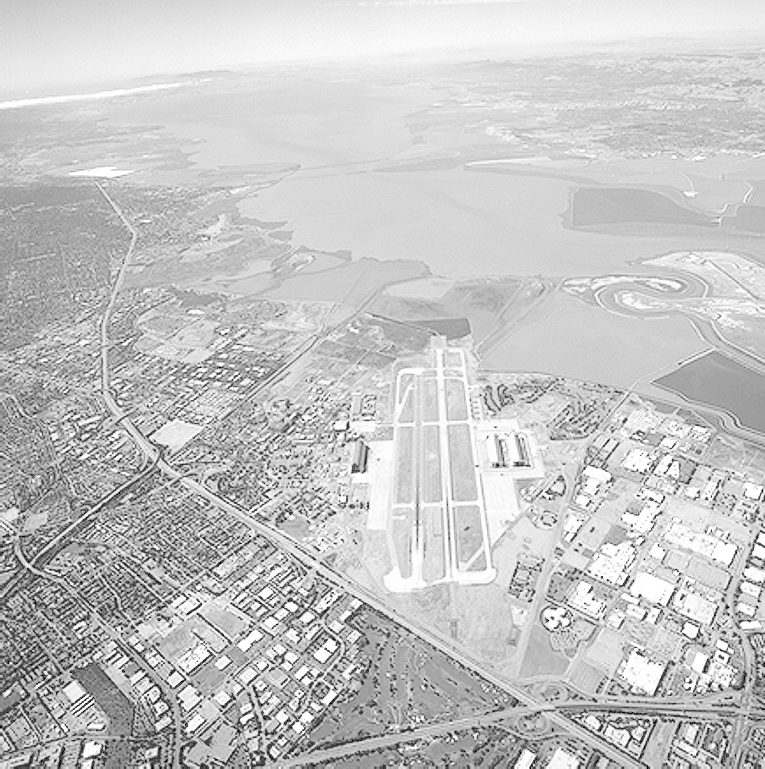
#> input picture lab_4/aerial.tif, 765 x 769 px
$ python task2.py
#> lines starting #> are read from the running program, lines starting #| are printed output that depends on the picture
import tkinter
from tkinter import *
import cv2
from matplotlib import pyplot as plt
import numpy as np

def show_values(img):
    height, width = img.shape[:2]

    print(height)
    print(width)
    c = 255 / (np.log(1 + np.max(img)))

    for y in range(width):
        for x in range(height):
            img[x][y] = 1 * pow(img[x][y], w2.get())

    cv2.imshow("After", img)
    cv2.waitKey()
    histr1 = cv2.calcHist([img], [0], None, [256], [0, 256])
    plt.plot(histr1)
    plt.show()

    return 1


master = Tk()
w2 = Scale(master, from_=0, to=7, orient=HORIZONTAL, length=500)
w2.pack()
Button(master, text='Show', command=lambda:show_values(img)).pack()
img = cv2.imread("aerial.tif", 0)
#> img is the input picture: shape (769, 765); min 0, max 255, mean 197.1
cv2.imshow("Before", img)
cv2.waitKey()
histr = cv2.calcHist([img], [0], None, [256], [0, 256])
#> histr = 256 values, max 15137 at index 213, min 0 at index 1, mean 2298
plt.plot(histr)
plt.show()
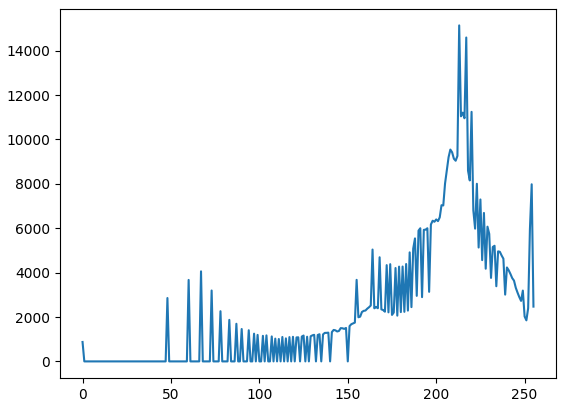
#> figure drawn by matplotlib, 1 panel; curve peaks at x = 213, y = 15137

mainloop()
